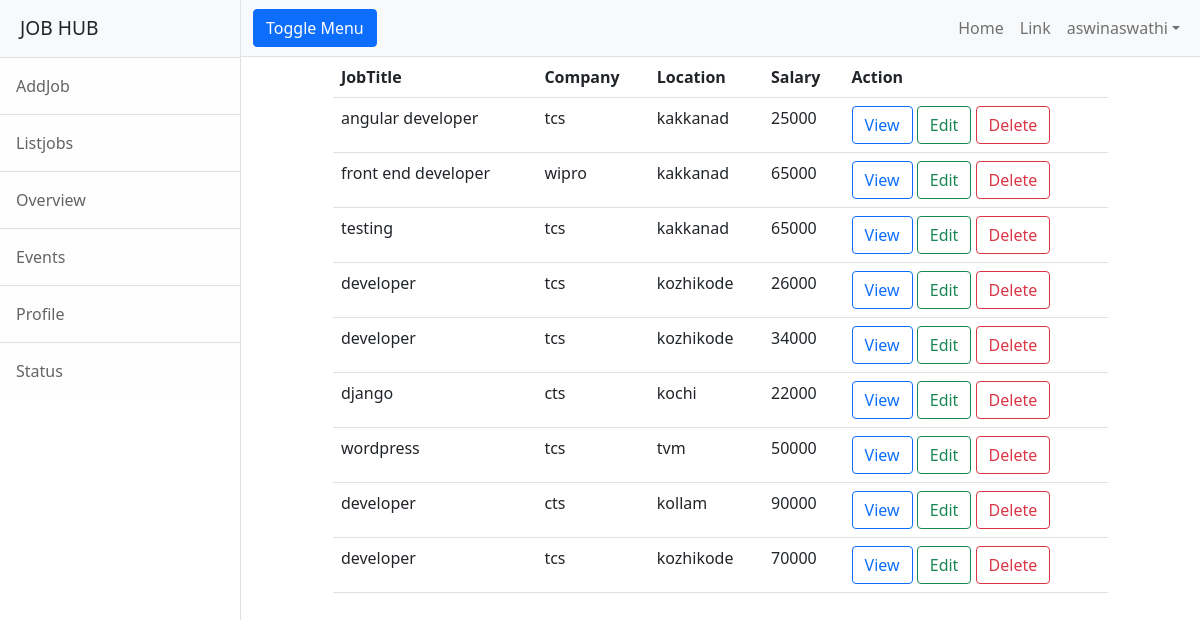
/employer/jobs/all (signed in), run on the app's committed database.
### employer/models.py (models this page shows, shortened)
class Jobs(models.Model):
    job_title_name=models.CharField(max_length=150)
    company_name=models.CharField(max_length=150)
    location=models.CharField(max_length=150)
    salary=models.PositiveBigIntegerField(null=True)
    experience=models.PositiveBigIntegerField(default=0)

### employer/views.py (the view)
# urls.py: path('jobs/all',views.ListJobView.as_view(),name="emp-alljobs"),
class ListJobView(ListView):
    model=Jobs
    context_object_name="jobs"
    template_name='emp-listjob.html'

### employer/templates/emp-listjob.html
{%extends 'base.html'%}
{%block body_block%}
<div class="row">
    <div class="col-1"></div>
    <div class="col-10">
      <table class="table">
          <tr>
              <th>JobTitle</th>
              <th>Company</th>
              <th>Location</th>
              <th>Salary</th>
              <th>Action</th>
          </tr>
          {%for job in jobs%}
             <tr>
                 <td>{{job.job_title_name}}</td>
                 <td>{{job.company_name}}</td>
                 <td>{{job.location}}</td>
                 <td>{{job.salary}}</td>
          <td>
              <a href="{%url 'emp-jobdetail' job.id %}" class="btn btn-outline-primary">View</a>
               <a href="{%url 'emp-editjob' job.id %}" class="btn btn-outline-success">Edit</a>
               <a href="{%url 'emp-deletejob' job.id %}" class="btn btn-outline-danger">Delete</a>
          </td>
                   </tr>
          {%endfor%}
      </table>
    </div>
    <div class="col-1"></div>
</div>
{%endblock%}

### employer/templates/base.html (shortened to what this page needs)
<!DOCTYPE html>
{% load static%}
<html lang="en">
    <head>
        <link href="{%static 'css/styles.css'%}" rel="stylesheet" />
    </head>
    <body>
        <div class="d-flex" id="wrapper">
            <div class="border-end bg-white" id="sidebar-wrapper">
                <div class="sidebar-heading border-bottom bg-light">JOB HUB</div>
                <div class="list-group list-group-flush">
                    <a class="list-group-item list-group-item-action list-group-item-light p-3" href="{%url 'emp_addjob'%}">AddJob</a>
                    <a class="list-group-item list-group-item-action list-group-item-light p-3" href="{%url 'emp-alljobs'%}">Listjobs</a>
                    <a class="list-group-item list-group-item-action list-group-item-light p-3" href="#!">Overview</a>
                    <a class="list-group-item list-group-item-action list-group-item-light p-3" href="#!">Events</a>
                    <a class="list-group-item list-group-item-action list-group-item-light p-3" href="#!">Profile</a>
                    <a class="list-group-item list-group-item-action list-group-item-light p-3" href="#!">Status</a>
                </div>
            </div>
            <div id="page-content-wrapper">
                <nav class="navbar navbar-expand-lg navbar-light bg-light border-bottom">
                    <div class="container-fluid">
                        <button class="btn btn-primary" id="sidebarToggle">Toggle Menu</button>
                        <div class="collapse navbar-collapse" id="navbarSupportedContent">
                            <ul class="navbar-nav ms-auto mt-2 mt-lg-0">
                                <li class="nav-item active"><a class="nav-link" href="#!">Home</a></li>
                                <li class="nav-item"><a class="nav-link" href="#!">Link</a></li>
                                <li class="nav-item dropdown">
                                    <a class="nav-link dropdown-toggle" id="navbarDropdown" href="#" role="button" data-bs-toggle="dropdown" aria-haspopup="true" aria-expanded="false">{{request.user}}</a>
                                </li>
                            </ul>
                        </div>
                    </div>
                </nav>
                <div class="container-fluid">
                    {%block body_block%}
                    {%endblock%}
                </div>
            </div>
        </div>
    </body>
</html>

### data on the page
Jobs: job_title_name "angular developer", company_name "tcs", location "kakkanad", salary "25000"
Jobs: job_title_name "front end developer", company_name "wipro", location "kakkanad", salary "65000"
Jobs: job_title_name "testing", company_name "tcs", location "kakkanad", salary "65000"
Jobs: job_title_name "developer", company_name "tcs", location "kozhikode", salary "26000"
Jobs: job_title_name "developer", company_name "tcs", location "kozhikode", salary "34000"
Jobs: job_title_name "django", company_name "cts", location "kochi", salary "22000"
Jobs: job_title_name "wordpress", company_name "tcs", location "tvm", salary "50000"
Jobs: job_title_name "developer", company_name "cts", location "kollam", salary "90000"
Jobs: job_title_name "developer", company_name "tcs", location "kozhikode", salary "70000"

### other printed values
{{ request.user }} "aswinaswathi"
